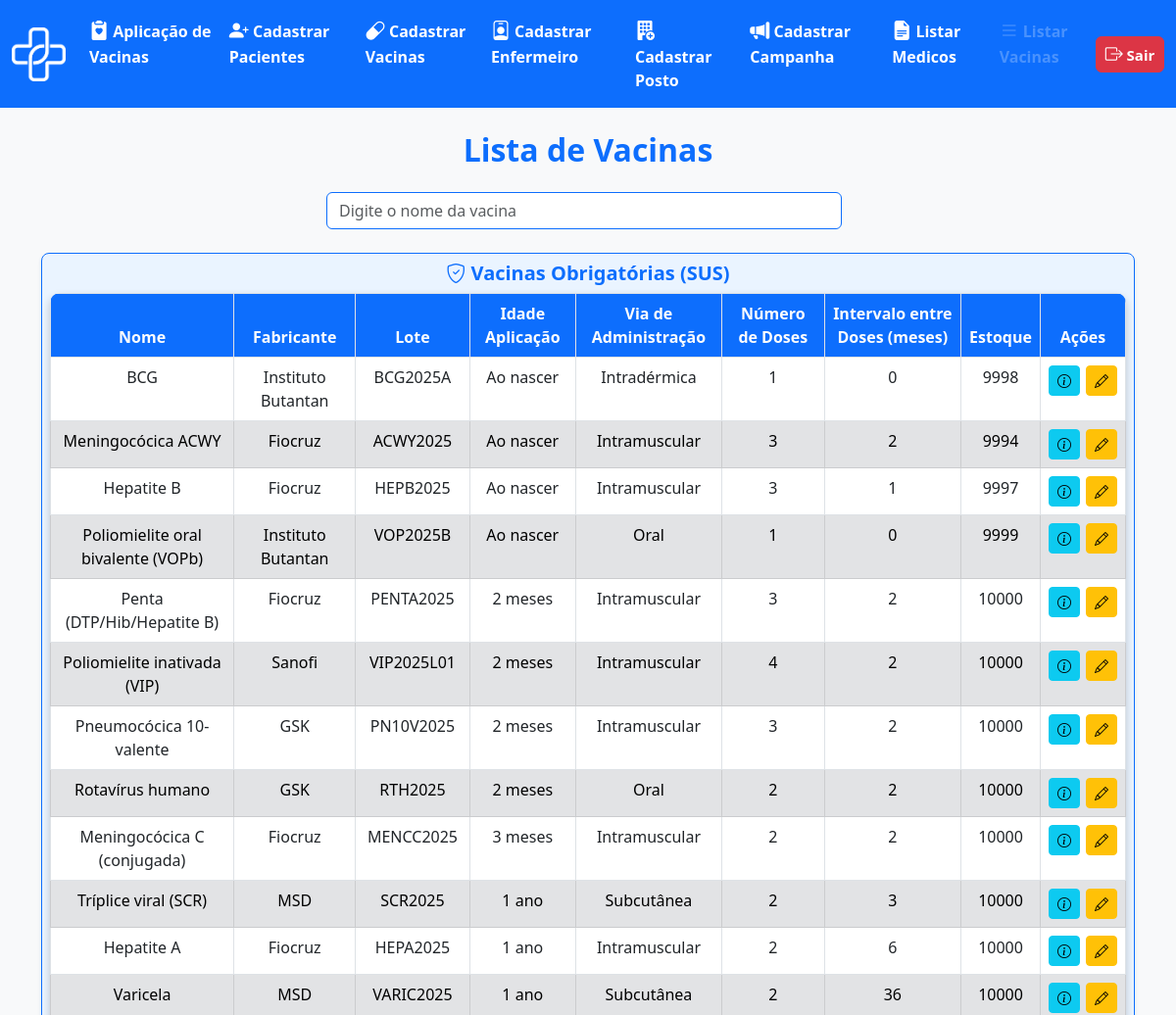
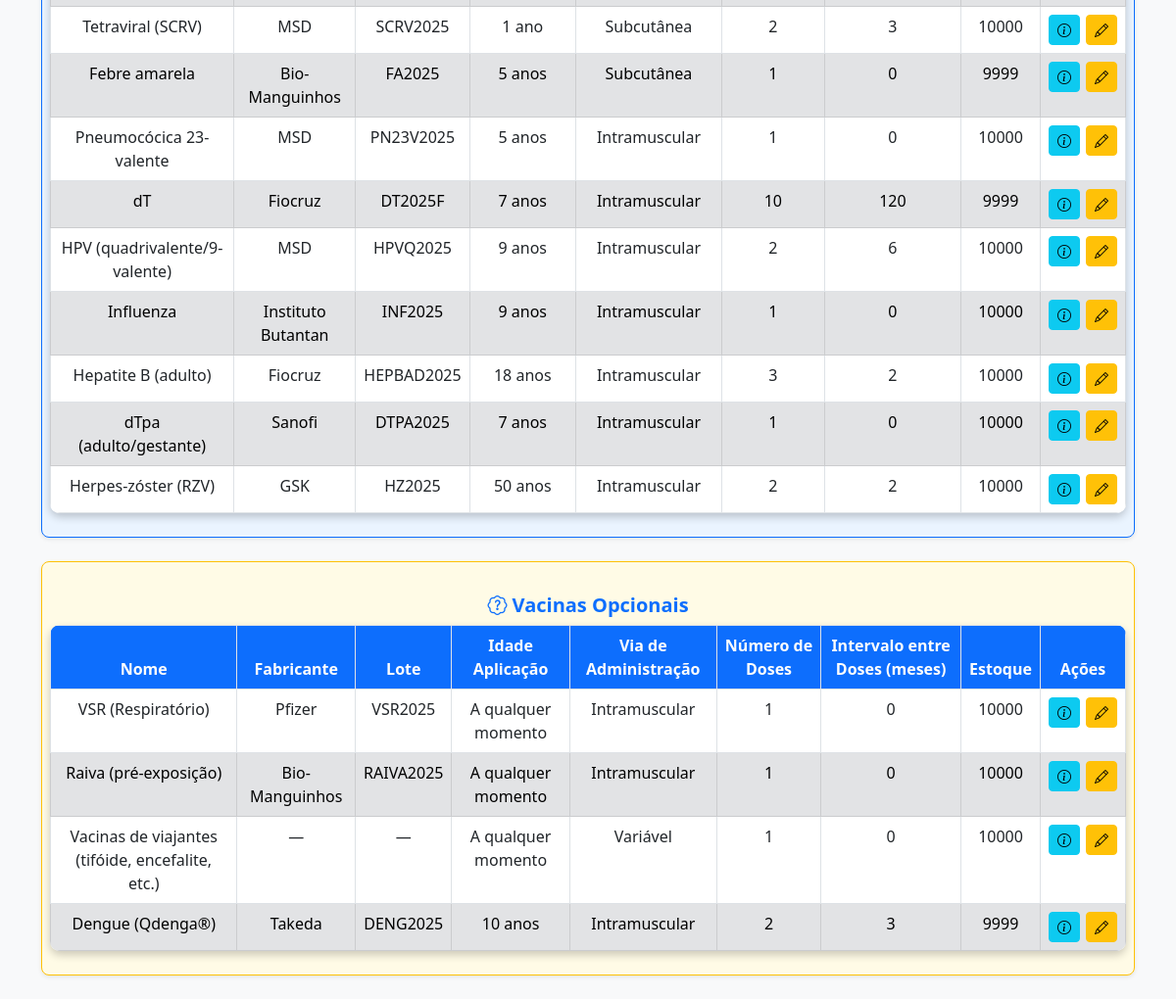
/admin/listavac.php, run on the app's committed database (2 pictures, top to bottom).
### tables this page shows
CREATE TABLE `vacina` (
  `id_vaci` int(11) NOT NULL,
  `nome_vaci` varchar(100) NOT NULL,
  `fabri_vaci` varchar(100) NOT NULL,
  `lote_vaci` varchar(50) NOT NULL,
  `via_adimicao` varchar(50) NOT NULL,
  `n_dose` int(1) NOT NULL,
  `intervalo_dose` int(11) NOT NULL,
  `idade_reco` varchar(20) DEFAULT NULL,
  `estoque` int(11) NOT NULL,
  `sus` tinyint(1) NOT NULL DEFAULT 1
);

### admin/listavac.php (the view, shortened to what the rows shown need)
<?php
include('../outros/db_connect.php');
$nome_vacina = '';
if (!empty($nome_vacina)) {
    $sql = "SELECT id_vaci, nome_vaci, fabri_vaci, lote_vaci, via_adimicao, n_dose, intervalo_dose, estoque, idade_reco, sus
            FROM vacina WHERE nome_vaci LIKE ?";
    $stmt = $conn->prepare($sql);
    $like_param = '%' . $nome_vacina . '%';
    $stmt->bind_param('s', $like_param);
    $stmt->execute();
    $result = $stmt->get_result();
} else {
    $sql = "SELECT id_vaci, nome_vaci, fabri_vaci, lote_vaci, via_adimicao, n_dose, intervalo_dose, estoque, idade_reco, sus
            FROM vacina";
    $result = $conn->query($sql);
}
$vacinas_obrigatorias = [];
$vacinas_opcionais = [];
while ($row = $result->fetch_assoc()) {
    $nome = $row['nome_vaci'];
    $idade_reco = isset($row['idade_reco']) ? mb_strtolower(trim($row['idade_reco'])) : '';
    if (
        stripos($nome, 'VSR') !== false ||
        stripos($nome, 'Raiva') !== false ||
        stripos($nome, 'viajantes') !== false ||
        $idade_reco === 'a qualquer momento'
    ) {
        $idade_ordenacao = -2;
    } elseif (
        ($row['id_vaci'] == 22 || $row['id_vaci'] == 23) || $idade_reco === 'ao nascer' || $idade_reco === '0 meses'
    ) {
        $idade_ordenacao = -1;
    } elseif (
        stripos($nome, 'Herpes-zóster') !== false || stripos($nome, 'RZV') !== false || $idade_reco === '50 anos'
    ) {
        $idade_ordenacao = 50 * 12;
    } elseif (
        stripos($nome, 'Dengue') !== false || stripos($nome, 'Qdenga') !== false || $idade_reco === '10 anos'
    ) {
        $idade_ordenacao = 10 * 12;
    } elseif (
        stripos($nome, 'HPV') !== false || $idade_reco === '9 anos'
    ) {
        $idade_ordenacao = 9 * 12;
    } elseif (
        stripos($nome, 'Influenza') !== false || $idade_reco === '9 anos'
    ) {
        $idade_ordenacao = 9 * 12;
    } elseif (
        stripos($nome, 'dTpa (adulto/gestante)') !== false || $idade_reco === '18 anos'
    ) {
        $idade_ordenacao = 18 * 12;
    } elseif (
        stripos($nome, 'Hepatite B') !== false && stripos($nome, 'adulto') !== false
    ) {
        $idade_ordenacao = 18 * 12;
    } else {
        if (preg_match('/(\d+)\s*mes/i', $idade_reco, $m)) {
            $idade_ordenacao = intval($m[1]);
        } elseif (preg_match('/(\d+)\s*ano/i', $idade_reco, $m)) {
            $idade_ordenacao = intval($m[1]) * 12;
        } else {
            $idade_ordenacao = 9999;
        }
    }
    $row['idade_ordenacao'] = $idade_ordenacao;
    if (isset($row['sus']) ? intval($row['sus']) === 1 : false) {
        $vacinas_obrigatorias[] = $row;
    } else {
        $vacinas_opcionais[] = $row;
    }
}
usort($vacinas_obrigatorias, function($a, $b) {
    return $a['idade_ordenacao'] <=> $b['idade_ordenacao'];
});
usort($vacinas_opcionais, function($a, $b) {
    return $a['idade_ordenacao'] <=> $b['idade_ordenacao'];
});
?>
<!DOCTYPE html>
<html lang="pt-BR">
<head>
    <link rel="stylesheet" href="../bootstrap/bootstrap-5.3.6-dist/css/bootstrap.min.css">
    <link href="https://cdn.jsdelivr.net/npm/bootstrap-icons/font/bootstrap-icons.css" rel="stylesheet">
    <link href="https://cdn.jsdelivr.net/npm/bootstrap@5.3.0/dist/css/bootstrap.min.css" rel="stylesheet">
</head>
<body>
    <div class="container mt-4">
        <h2 class="text-center text-primary fw-bold">Lista de Vacinas</h2>
        <br>
        <div id="tabela-vacinas" class="d-flex justify-content-center">
            <div class="w-100">
                <?php if (count($vacinas_obrigatorias) > 0): ?>
                <div class="border border-primary rounded-3 mb-4 p-2 shadow-sm" style="background-color: #eaf4ff;">
                    <table class="table table-bordered text-center mx-auto">
                        <thead>
                            <tr>
                                <th>Nome</th>
                                <th>Fabricante</th>
                                <th>Lote</th>
                                <th>Idade Aplicação</th>
                                <th>Via de Administração</th>
                                <th>Número de Doses</th>
                                <th>Intervalo entre Doses (meses)</th>
                                <th>Estoque</th>
                                <th>Ações</th>
                            </tr>
                        </thead>
                        <tbody>
                            <?php
                            usort($vacinas_obrigatorias, function($a, $b) {
                                return $a['idade_ordenacao'] <=> $b['idade_ordenacao'];
                            });
                            $rowIndex = 0;
                            foreach ($vacinas_obrigatorias as $row):
                                $rowClass = ($rowIndex % 2 === 0) ? 'bg-fdfdfd' : 'table-secondary';
                                $modalId = "modalVacina" . $row['id_vaci'];
                                $editModalId = "editVacina" . $row['id_vaci'];
                            ?>
                            <tr class="<?php echo $rowClass; ?>">
                                <td><?php echo htmlspecialchars($row['nome_vaci']); ?></td>
                                <td><?php echo htmlspecialchars($row['fabri_vaci']); ?></td>
                                <td><?php echo htmlspecialchars($row['lote_vaci']); ?></td>
                                <td>
                                    <?php
                                    $nome = $row['nome_vaci'];
                                    $idade_reco = isset($row['idade_reco']) ? trim($row['idade_reco']) : '';
                                    if (
                                        stripos($nome, 'Herpes-zóster') !== false || stripos($nome, 'RZV') !== false
                                    ) {
                                        echo "50 anos";
                                    } elseif (
                                        stripos($nome, 'Dengue') !== false || stripos($nome, 'Qdenga') !== false
                                    ) {
                                        echo "10 anos";
                                    } elseif (
                                        stripos($nome, 'HPV') !== false
                                    ) {
                                        echo "9 anos";
                                    } elseif (
                                        stripos($nome, 'Influenza') !== false
                                    ) {
                                        echo "9 anos";
                                    } elseif (
                                        stripos($nome, 'Hepatite B (adulto)') !== false
                                    ) {
                                        echo "18 anos";
                                    } elseif (
                                        stripos($nome, 'Hepatite B') !== false && stripos($nome, 'adulto') !== false
                                    ) {
                                        echo "18 anos";
                                    } elseif (
                                        stripos($nome, 'Febre amarela') !== false
                                    ) {
                                        echo "5 anos";
                                    } elseif (
                                        stripos($nome, 'Pneumocócica 23-valente') !== false
                                    ) {
                                        echo "5 anos";
                                    } elseif (
                                        stripos($nome, 'Penta (DTP/Hib/Hepatite B)') !== false
                                    ) {
                                        echo "2 meses";
                                    } elseif (
                                        stripos($nome, 'dT') !== false
                                    ) {
                                        echo "7 anos";
                                    } elseif (
                                        stripos($nome, 'VSR') !== false ||
                                        stripos($nome, 'Raiva') !== false ||
                                        stripos($nome, 'viajantes') !== false
                                    ) {
                                        echo "A qualquer momento";
                                    } elseif (
                                        mb_strtolower($idade_reco) === '0 meses'
                                    ) {
                                        echo "Ao nascer";
                                    } else {
                                        echo htmlspecialchars($idade_reco !== '' ? $idade_reco : "Ao nascer");
                                    }
                                    ?>
                                </td>
                                <td><?php echo htmlspecialchars($row['via_adimicao']); ?></td>
                                <td><?php echo htmlspecialchars($row['n_dose']); ?></td>
                                <td><?php echo htmlspecialchars($row['intervalo_dose']); ?></td>
                                <td><?php echo htmlspecialchars($row['estoque']); ?></td>
                                <td>
                                    <div style="display: flex; flex-direction: row; gap: 6px; justify-content: center; align-items: center;">
                                        <button class="btn btn-info btn-sm" data-bs-toggle="modal" data-bs-target="#<?php echo $modalId; ?>">
                                            <i class="bi bi-info-circle"></i>
                                        </button>
                                        <button class="btn btn-warning btn-sm" data-bs-toggle="modal" data-bs-target="#<?php echo $editModalId; ?>">
                                            <i class="bi bi-pencil"></i>
                                        </button>
                                    </div>
                                </td>
                            </tr>
                            <?php $rowIndex++; endforeach; ?>
                        </tbody>
                    </table>
                </div>
                <?php endif; ?>
                <?php if (count($vacinas_opcionais) > 0): ?>
                <div class="border border-warning rounded-3 mb-4 p-2 shadow-sm" style="background-color: #fffbe6;">
                    <table class="table table-bordered text-center mx-auto">
                        <thead>
                            <tr>
                                <th>Nome</th>
                                <th>Fabricante</th>
                                <th>Lote</th>
                                <th>Idade Aplicação</th>
                                <th>Via de Administração</th>
                                <th>Número de Doses</th>
                                <th>Intervalo entre Doses (meses)</th>
                                <th>Estoque</th>
                                <th>Ações</th>
                            </tr>
                        </thead>
                        <tbody>
                            <?php
                            usort($vacinas_opcionais, function($a, $b) {
                                return $a['idade_ordenacao'] <=> $b['idade_ordenacao'];
                            });
                            $rowIndex = 0;
                            foreach ($vacinas_opcionais as $row):
                                $rowClass = ($rowIndex % 2 === 0) ? 'bg-fdfdfd' : 'table-secondary';
                                $modalId = "modalVacina" . $row['id_vaci'];
                                $editModalId = "editVacina" . $row['id_vaci'];
                            ?>
                            <tr class="<?php echo $rowClass; ?>">
                                <td><?php echo htmlspecialchars($row['nome_vaci']); ?></td>
                                <td><?php echo htmlspecialchars($row['fabri_vaci']); ?></td>
                                <td><?php echo htmlspecialchars($row['lote_vaci']); ?></td>
                                <td>
                                    <?php
                                    $nome = $row['nome_vaci'];
                                    $idade_reco = isset($row['idade_reco']) ? trim($row['idade_reco']) : '';
                                    if (
                                        stripos($nome, 'Herpes-zóster') !== false || stripos($nome, 'RZV') !== false
                                    ) {
                                        echo "50 anos";
                                    } elseif (
                                        stripos($nome, 'Dengue') !== false || stripos($nome, 'Qdenga') !== false
                                    ) {
                                        echo "10 anos";
                                    } elseif (
                                        stripos($nome, 'HPV') !== false
                                    ) {
                                        echo "9 anos";
                                    } elseif (
                                        stripos($nome, 'Influenza') !== false
                                    ) {
                                        echo "9 anos";
                                    } elseif (
                                        stripos($nome, 'dTpa (adulto/gestante)') !== false
                                    ) {
                                        echo "18 anos";
                                    } elseif (
                                        stripos($nome, 'Hepatite B') !== false && stripos($nome, 'adulto') !== false
                                    ) {
                                        echo "18 anos";
                                    } elseif (
                                        stripos($nome, 'VSR') !== false ||
                                        stripos($nome, 'Raiva') !== false ||
                                        stripos($nome, 'viajantes') !== false
                                    ) {
                                        echo "A qualquer momento";
                                    } elseif (
                                        mb_strtolower($idade_reco) === '0 meses'
                                    ) {
                                        echo "Ao nascer";
                                    } else {
                                        echo htmlspecialchars($idade_reco !== '' ? $idade_reco : "Ao nascer");
                                    }
                                    ?>
                                </td>
                                <td><?php echo htmlspecialchars($row['via_adimicao']); ?></td>
                                <td><?php echo htmlspecialchars($row['n_dose']); ?></td>
                                <td><?php echo htmlspecialchars($row['intervalo_dose']); ?></td>
                                <td><?php echo htmlspecialchars($row['estoque']); ?></td>
                                <td>
                                    <div style="display: flex; flex-direction: row; gap: 6px; justify-content: center; align-items: center;">
                                        <button class="btn btn-info btn-sm" data-bs-toggle="modal" data-bs-target="#<?php echo $modalId; ?>">
                                            <i class="bi bi-info-circle"></i>
                                        </button>
                                        <button class="btn btn-warning btn-sm" data-bs-toggle="modal" data-bs-target="#<?php echo $editModalId; ?>">
                                            <i class="bi bi-pencil"></i>
                                        </button>
                                    </div>
                                </td>
                            </tr>
                            <?php $rowIndex++; endforeach; ?>
                        </tbody>
                    </table>
                </div>
                <?php endif; ?>
            </div>
        </div>
    </div>
</body>
</html>

### data on the page
vacina: nome_vaci "BCG", fabri_vaci "Instituto Butantan", lote_vaci "BCG2025A", idade_reco "Ao nascer", via_adimicao "Intradérmica", n_dose "1", intervalo_dose "0", estoque "9998"
vacina: nome_vaci "Meningocócica ACWY", fabri_vaci "Fiocruz", lote_vaci "ACWY2025", idade_reco "Ao nascer", via_adimicao "Intramuscular", n_dose "3", intervalo_dose "2", estoque "9994"
vacina: nome_vaci "Hepatite B", fabri_vaci "Fiocruz", lote_vaci "HEPB2025", idade_reco "Ao nascer", via_adimicao "Intramuscular", n_dose "3", intervalo_dose "1", estoque "9997"
vacina: nome_vaci "Poliomielite oral bivalente (VOPb)", fabri_vaci "Instituto Butantan", lote_vaci "VOP2025B", idade_reco "Ao nascer", via_adimicao "Oral", n_dose "1", intervalo_dose "0", estoque "9999"
vacina: nome_vaci "Penta (DTP/Hib/Hepatite B)", fabri_vaci "Fiocruz", lote_vaci "PENTA2025", shows "2 meses", via_adimicao "Intramuscular", n_dose "3", intervalo_dose "2", estoque "10000"
vacina: nome_vaci "Poliomielite inativada (VIP)", fabri_vaci "Sanofi", lote_vaci "VIP2025L01", idade_reco "2 meses", via_adimicao "Intramuscular", n_dose "4", intervalo_dose "2", estoque "10000"
vacina: nome_vaci "Pneumocócica 10-valente", fabri_vaci "GSK", lote_vaci "PN10V2025", idade_reco "2 meses", via_adimicao "Intramuscular", n_dose "3", intervalo_dose "2", estoque "10000"
vacina: nome_vaci "Rotavírus humano", fabri_vaci "GSK", lote_vaci "RTH2025", idade_reco "2 meses", via_adimicao "Oral", n_dose "2", intervalo_dose "2", estoque "10000"
vacina: nome_vaci "Meningocócica C (conjugada)", fabri_vaci "Fiocruz", lote_vaci "MENCC2025", idade_reco "3 meses", via_adimicao "Intramuscular", n_dose "2", intervalo_dose "2", estoque "10000"
vacina: nome_vaci "Tríplice viral (SCR)", fabri_vaci "MSD", lote_vaci "SCR2025", idade_reco "1 ano", via_adimicao "Subcutânea", n_dose "2", intervalo_dose "3", estoque "10000"
vacina: nome_vaci "Hepatite A", fabri_vaci "Fiocruz", lote_vaci "HEPA2025", idade_reco "1 ano", via_adimicao "Intramuscular", n_dose "2", intervalo_dose "6", estoque "10000"
vacina: nome_vaci "Varicela", fabri_vaci "MSD", lote_vaci "VARIC2025", idade_reco "1 ano", via_adimicao "Subcutânea", n_dose "2", intervalo_dose "36", estoque "10000"
vacina: nome_vaci "Tetraviral (SCRV)", fabri_vaci "MSD", lote_vaci "SCRV2025", idade_reco "1 ano", via_adimicao "Subcutânea", n_dose "2", intervalo_dose "3", estoque "10000"
vacina: nome_vaci "Febre amarela", fabri_vaci "Bio-Manguinhos", lote_vaci "FA2025", shows "5 anos", via_adimicao "Subcutânea", n_dose "1", intervalo_dose "0", estoque "9999"
vacina: nome_vaci "Pneumocócica 23-valente", fabri_vaci "MSD", lote_vaci "PN23V2025", shows "5 anos", via_adimicao "Intramuscular", n_dose "1", intervalo_dose "0", estoque "10000"
vacina: nome_vaci "dT", fabri_vaci "Fiocruz", lote_vaci "DT2025F", shows "7 anos", via_adimicao "Intramuscular", n_dose "10", intervalo_dose "120", estoque "9999"
vacina: nome_vaci "HPV (quadrivalente/9-valente)", fabri_vaci "MSD", lote_vaci "HPVQ2025", shows "9 anos", via_adimicao "Intramuscular", n_dose "2", intervalo_dose "6", estoque "10000"
vacina: nome_vaci "Influenza", fabri_vaci "Instituto Butantan", lote_vaci "INF2025", shows "9 anos", via_adimicao "Intramuscular", n_dose "1", intervalo_dose "0", estoque "10000"
vacina: nome_vaci "Hepatite B (adulto)", fabri_vaci "Fiocruz", lote_vaci "HEPBAD2025", shows "18 anos", via_adimicao "Intramuscular", n_dose "3", intervalo_dose "2", estoque "10000"
vacina: nome_vaci "dTpa (adulto/gestante)", fabri_vaci "Sanofi", lote_vaci "DTPA2025", shows "7 anos", via_adimicao "Intramuscular", n_dose "1", intervalo_dose "0", estoque "10000"
vacina: nome_vaci "Herpes-zóster (RZV)", fabri_vaci "GSK", lote_vaci "HZ2025", shows "50 anos", via_adimicao "Intramuscular", n_dose "2", intervalo_dose "2", estoque "10000"
vacina: nome_vaci "VSR (Respiratório)", fabri_vaci "Pfizer", lote_vaci "VSR2025", shows "A qualquer momento", via_adimicao "Intramuscular", n_dose "1", intervalo_dose "0", estoque "10000"
vacina: nome_vaci "Raiva (pré-exposição)", fabri_vaci "Bio-Manguinhos", lote_vaci "RAIVA2025", shows "A qualquer momento", via_adimicao "Intramuscular", n_dose "1", intervalo_dose "0", estoque "10000"
